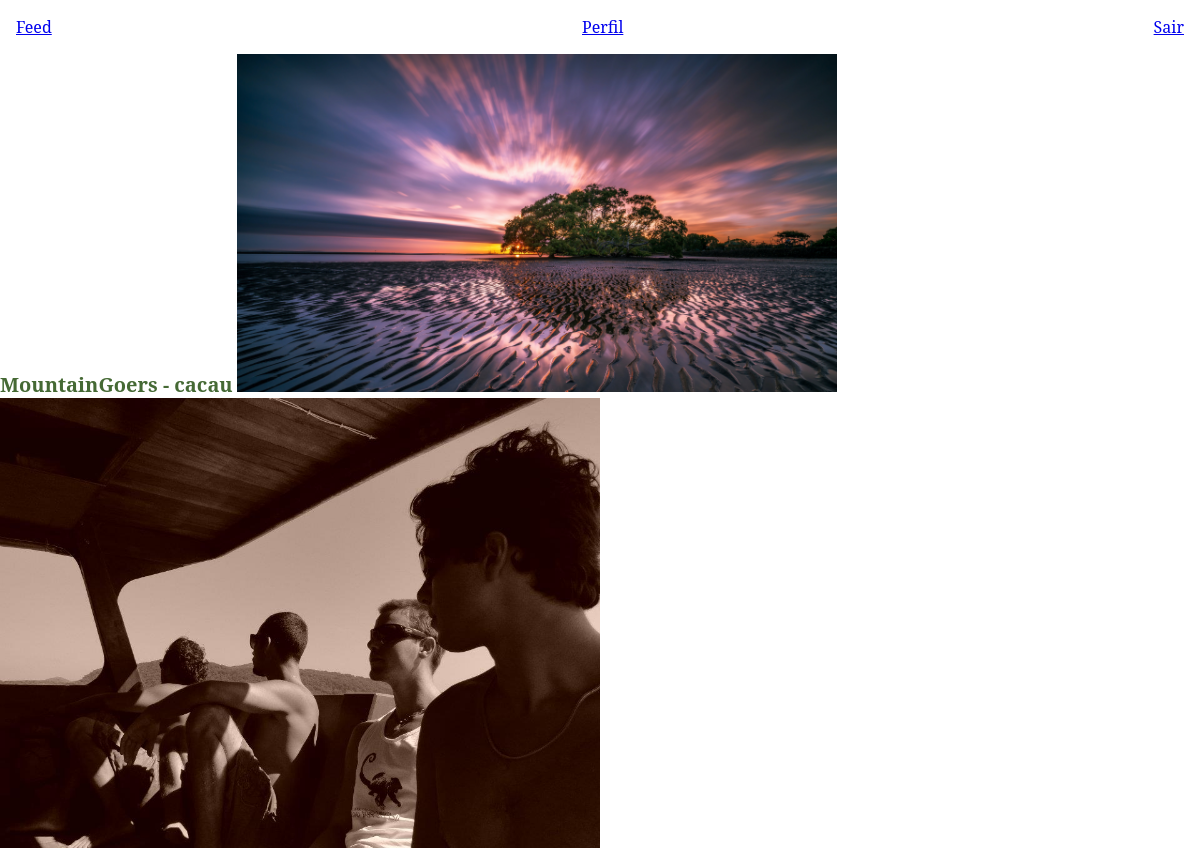
/perfil/3 (signed in), run on the app's committed database.
### mountaingoers/models.py (models this page shows)
class Usuario(database.Model, UserMixin):
    id = database.Column(database.Integer, primary_key=True)
    username = database.Column(database.String, nullable=False)
    email = database.Column(database.String, nullable=False, unique=True)
    senha = database.Column(database.String, nullable=False)
    fotos = database.relationship("Foto", backref="usuario", lazy=True)

class Foto(database.Model):
    id = database.Column(database.Integer, primary_key=True)
    imagem = database.Column(database.String, default="default.png")
    data_criacao = database.Column(database.String, nullable=False, default=datetime.utcnow())
    id_usuario = database.Column(database.Integer, database.ForeignKey('usuario.id'), nullable=False)

### mountaingoers/routes.py (the view)
@app.route("/perfil/<id_usuario>", methods=["GET","POST"])
@login_required
def perfil(id_usuario):
    if int(id_usuario) == int(current_user.id):
        formfoto = FormFoto()
        if formfoto.validate_on_submit():
            arquivo = formfoto.foto.data
            nome_seguro = secure_filename(arquivo.filename)
            caminho = os.path.join(os.path.abspath(os.path.dirname(__file__)),
                                   app.config["UPLOAD_FOLDER"],nome_seguro)
            arquivo.save(caminho)
            foto = Foto(imagem=nome_seguro, id_usuario=current_user.id)
            database.session.add(foto)
            database.session.commit()
        return render_template("perfil.html", usuario=current_user, form=formfoto)
    else:
        usuario = Usuario.query.get(int(id_usuario))
        return render_template("perfil.html", usuario=usuario, form=None)

### mountaingoers/models.py (called while the page is built)
@login_manager.user_loader
def Load_usuario(id_usuario):
    return Usuario.query.get(int(id_usuario))

### mountaingoers/templates/perfil.html (shortened to what this page needs)
{% extends "homepage.html" %}
{% block body %}
<body>
    {% include "navbar.html" %}
    <h1>MountainGoers - {{ usuario.username }}</h1>
    {% for foto in usuario.fotos %}
    <img src="{{ url_for ('static', filename='img/posts/{}'.format(foto.imagem)) }}" >
    {% endfor %}
</body>
{% endblock %}

### mountaingoers/static/css/style.css (style rules this page uses)
* { margin: 0; padding: 0; }
body { font-family: 'Serif'; color: #333; }
h1 { color: rgb(69, 105, 52); font-size: 20px; font-family: 'serif'; display: inline; }
img { width: 50%; }

### data on the page
Usuario: username "cacau"
Foto: imagem (picture)
Foto: imagem (picture)
